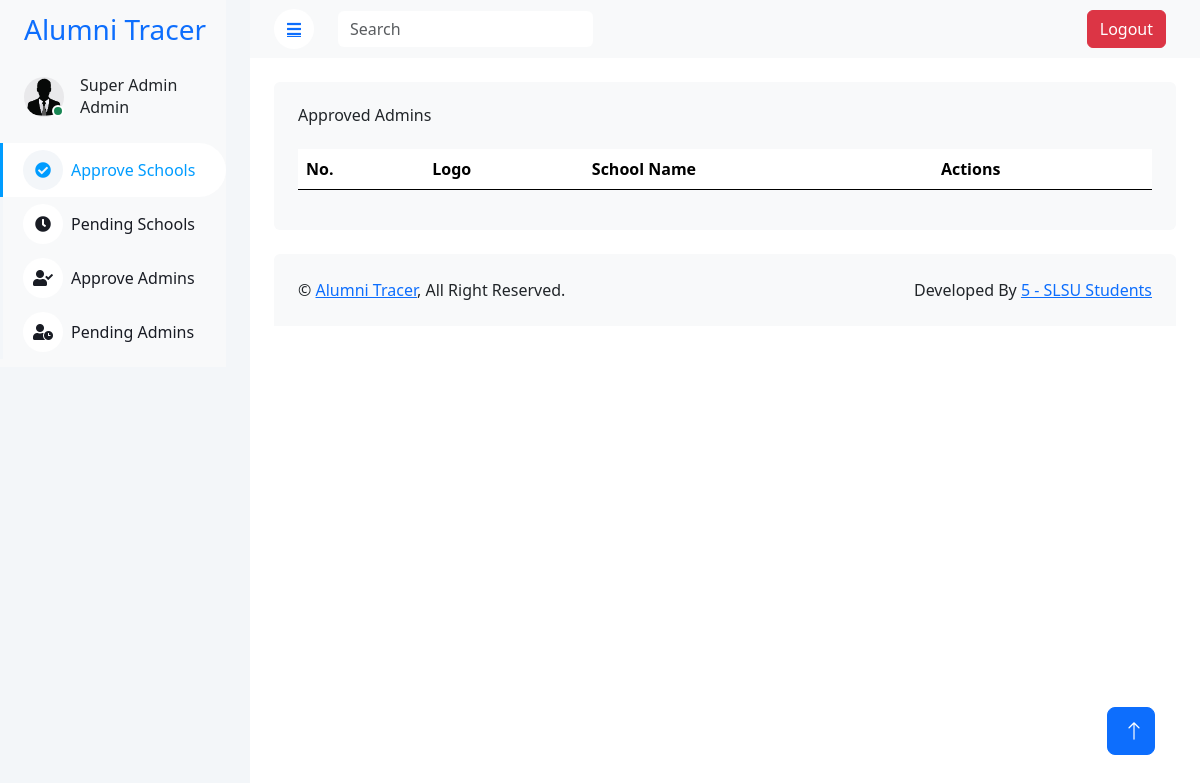
Page /SuperAdmin/superAdmin.php on the earlier database version.
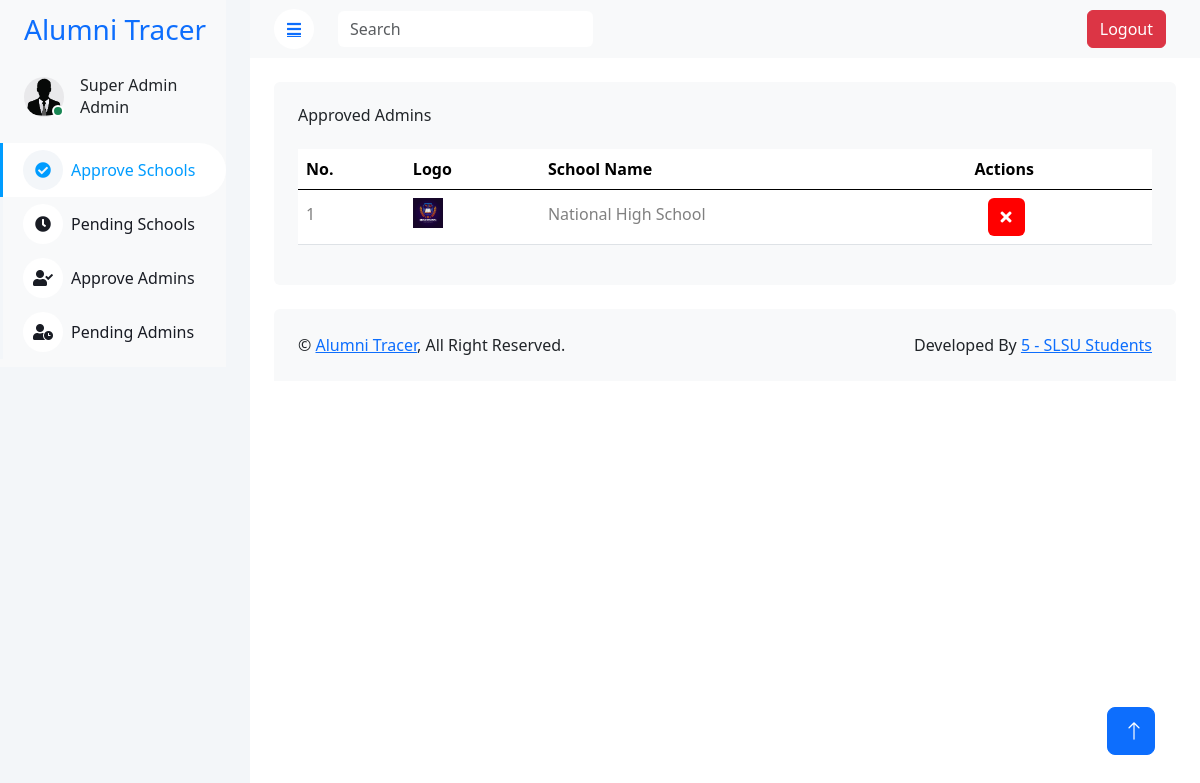
Same page on the later database version.
### tables this page shows
CREATE TABLE `e_schools` (
  `id` int(11) NOT NULL,
  `school_name` varchar(255) NOT NULL,
  `logo` varchar(255) NOT NULL,
  `confirm_status` varchar(255) NOT NULL
);

### SuperAdmin/superAdmin.php (the view, shortened to what the changed rows need)
<?php
    include("../connection/conn.php");
        function decryptData($encryptedData)
        {
            $key = ENCRYPTION_KEY;
            $data = base64_decode($encryptedData);
            $ivLength = openssl_cipher_iv_length('aes-256-cbc');
            $iv = substr($data, 0, $ivLength);
            $encrypted = substr($data, $ivLength);
            return openssl_decrypt($encrypted, 'aes-256-cbc', $key, 0, $iv);
        }
?>
<!DOCTYPE html>
<html lang="en">
<head>
    <link href="https://cdnjs.cloudflare.com/ajax/libs/font-awesome/5.10.0/css/all.min.css" rel="stylesheet">
    <link href="https://cdn.jsdelivr.net/npm/bootstrap-icons@1.4.1/font/bootstrap-icons.css" rel="stylesheet">
    <link href="../template/lib/owlcarousel/assets/owl.carousel.min.css" rel="stylesheet">
    <link href="lib../template/lib/tempusdominus/css/tempusdominus-bootstrap-4.min.css" rel="stylesheet" />
    <link href="../template/css/bootstrap.min.css" rel="stylesheet">
    <link href="../template/css/style.css" rel="stylesheet">
    <link href="https://cdn.jsdelivr.net/npm/bootstrap@5.3.3/dist/css/bootstrap.min.css" rel="stylesheet">
</head>
<body>
    <div class="container-xxl position-relative bg-white d-flex p-0">
        <div class="content">
            <div class="container-fluid pt-4 px-4">
                <div class="row g-4">
                    <div class="col-12">
                        <div class="bg-light rounded h-100 p-4">
                            <div class="table-responsive">
                           <table class="table">
                                    <thead>
                                        <tr>
                                            <th scope="col">No.</th>
                                            <th scope="col">Logo</th>
                                            <th scope="col">School Name</th>
                                            <th scope="col">Actions</th>
                                        </tr>
                                    </thead>
                                    <tbody id="schoolTableBody">
                                            <?php
                                                $sqlGetSchool = "SELECT * FROM e_schools WHERE confirm_status = 'Approved'";
                                                $queryGetSchool = mysqli_query($conn, $sqlGetSchool);
                                                $number = 0;
                                                while ($getData = mysqli_fetch_assoc($queryGetSchool)) {
                                                    $number++;
                                                    $uniqueModalId = "modal" . $getData['id'];
                                            ?>
                                            <tr class="school-row">
                                                <th scope="row"><h6 style="color: grey; margin-top: 7px;"><?php echo $number; ?></h6></th>
                                                <td><img src="<?php echo $getData['logo']; ?>" alt="school logo" style="width: 30px; height: 30px;"></td>
                                                <td class="school-name"><h6 style="color: grey; margin-top: 7px;"><?php echo decryptData($getData['school_name']); ?></h6></td>
                                                <td>
                                                    <div>
                                                        <button type="button" class="btn" style="background-color: red; color: white; margin-left: 13px;" data-bs-toggle="modal" data-bs-target="#<?php echo $uniqueModalId; ?>">
                                                            <i class="fa fa-times"></i>
                                                        </button>
                                                    </div>
                                                </td>
                                            </tr>
                                            <?php
                                                }
                                            ?>
                                        </tbody>
                                </table>
                            </div>
                        </div>
                    </div>
                </div>
            </div>
        </div>
    </div>
</body>
</html>

Differences in the rows shown:
added e_schools: logo (picture), school_name "National High School"
